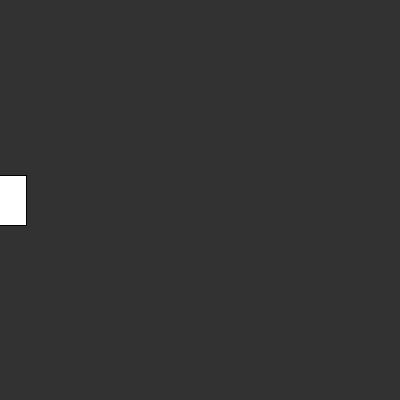
Frame 1 (no input)
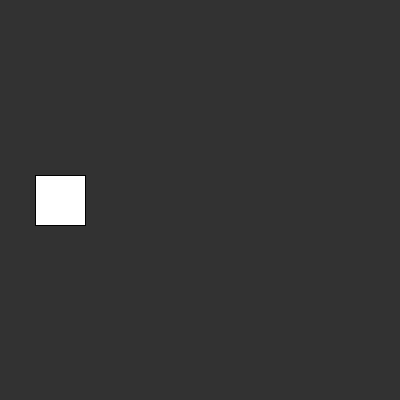
Frame 60 (the mouse pressed at the canvas centre just before this capture)
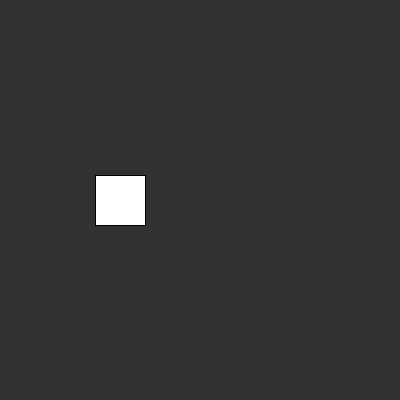
Frame 120 (the mouse held since frame 60 and released just before this capture)

The Processing sketch that drew these frames (run headless with seeded random() and noise(); from frame 60 on, the mouse is pressed at the canvas centre):

// Processing sketch: processing_104986
// ── processing_104986.pde

//Moving the rect()
int posX = 0;
void setup(){
size(400,400);
}

void draw(){
posX = posX+1;
background(50);
rectMode(CENTER);
rect(posX, height/2, 50, 50);

println(posX);
}
